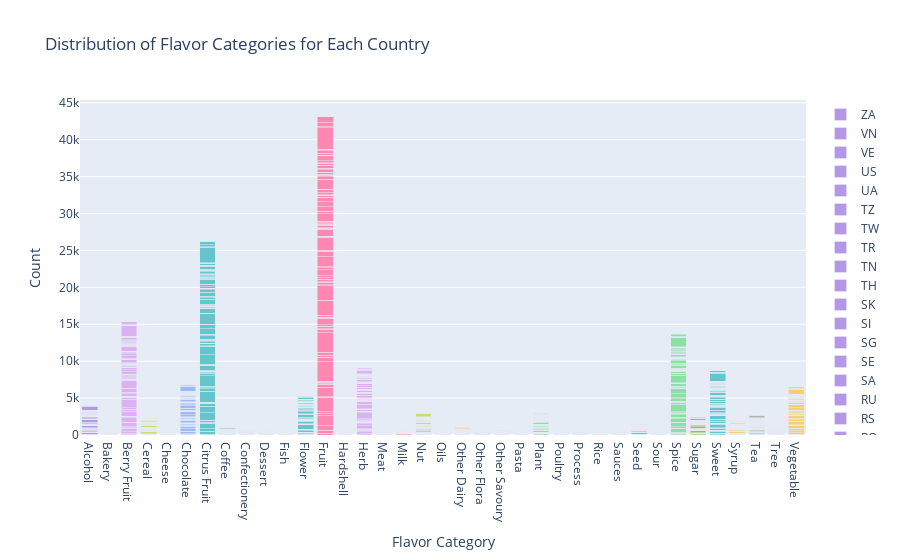

The code cell stored with this chart in its notebook:
### Markdown cell above
## num_prod by f_cat for each country

### Code cell
drink_data = f_merged[f_merged['supercat'] == 'Drink']

# Group by cat and f_cat, and count the occurrences
drink_cn_flavor_counts = drink_data.groupby(['c_id', 'f_cat'])['p_id'].count().unstack().fillna(0)

# Create an interactive plot using Plotly
fig = go.Figure()

for c_id in drink_cn_flavor_counts.index:
    fig.add_trace(go.Bar(
        x=drink_cn_flavor_counts.columns,
        y=drink_cn_flavor_counts.loc[c_id],
        name=c_id,
        marker_color=[color_mapping[f_cat] for f_cat in drink_cn_flavor_counts.columns]
    ))

fig.update_layout(
    title='Distribution of Flavor Categories for Each Country',
    xaxis_title='Flavor Category',
    yaxis_title='Count',
    barmode='stack'
)

fig.show()
